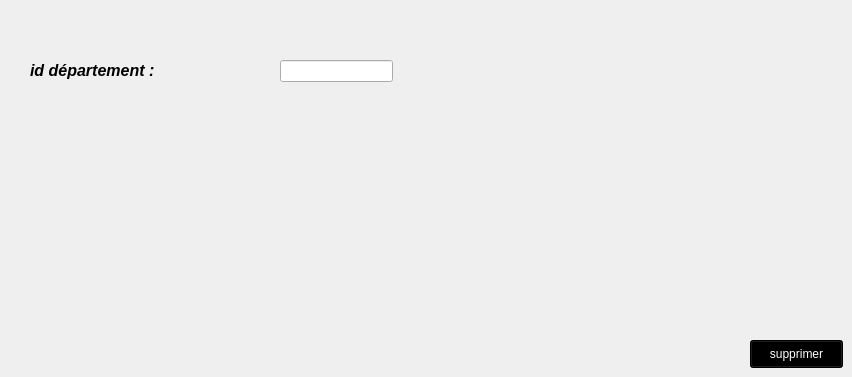
      <widget class="QWidget" name="tab_9">
       <attribute name="title">
        <string>supprimer compagne</string>
       </attribute>
       <widget class="QLabel" name="label_15">
        <property name="geometry">
         <rect>
          <x>30</x>
          <y>40</y>
          <width>191</width>
          <height>61</height>
         </rect>
        </property>
        <property name="text">
         <string>&lt;html&gt;&lt;head/&gt;&lt;body&gt;&lt;p&gt;&lt;span style=&quot; font-size:12pt; font-weight:600; font-style:italic;&quot;&gt;id département :&lt;/span&gt;&lt;/p&gt;&lt;/body&gt;&lt;/html&gt;</string>
        </property>
       </widget>
       <widget class="QLineEdit" name="id_dep_supp">
        <property name="geometry">
         <rect>
          <x>280</x>
          <y>60</y>
          <width>113</width>
          <height>22</height>
         </rect>
        </property>
        <property name="styleSheet">
         <string notr="true"/>
        </property>
       </widget>
       <widget class="QPushButton" name="pb_supp_dep">
        <property name="geometry">
         <rect>
          <x>750</x>
          <y>340</y>
          <width>93</width>
          <height>28</height>
         </rect>
        </property>
        <property name="styleSheet">
         <string notr="true">background-color:rgb(0, 0, 0);color:rgb(255, 255, 255)</string>
        </property>
        <property name="text">
         <string>supprimer</string>
        </property>
       </widget>
      </widget>
